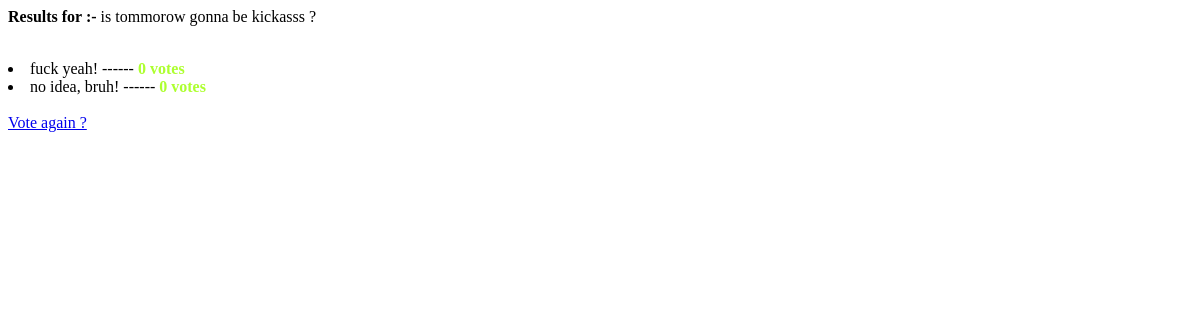
The page /result/4 on the database as committed earlier.
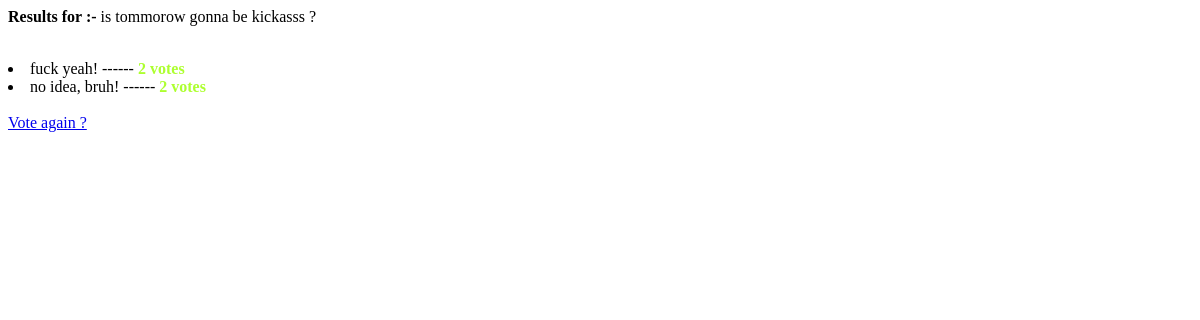
The same page on the database as committed later.
### polls/models.py (models this page shows)
class Choice(models.Model):
    question = models.ForeignKey(Question, on_delete=models.CASCADE)
    choice_text = models.CharField(max_length=200)
    votes = models.IntegerField(default=0)

### polls/views.py (the view)
# urls.py: path('result/<int:question_id>', views.result, name="result"),
def result(request, question_id):
    question = Question.objects.get(pk=question_id)
    return render(request, "polls/results.html",
        {
           "question": question
        }
    )

### polls/templates/polls/results.html (shortened to what this page needs)
{% extends "polls/base.html" %}
{% block body %}
        <p><strong>Results for :- </strong> {{ question.question }}</p><br>
        {% for choice in question.choice_set.all %}
            <li>{{ choice.choice_text }} ------ <strong id="green">{{ choice.votes }} vote{{ choice.votes|pluralize }}</strong></li>
        {% endfor %}
        <br>
        <a href="{% url 'details' question.id %}">Vote again ?</a>
{% endblock %}

Rows that differ between the two databases and show on the page:
changed Choice "fuck yeah!": votes "0" → "2"
changed Choice "no idea, bruh!": votes "0" → "2"
